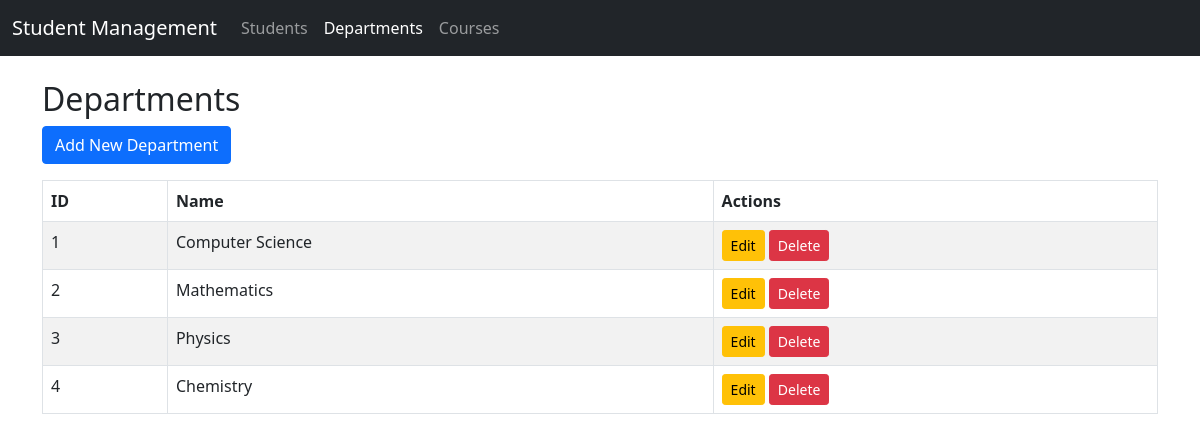
Screenshot of /tp_mvc/index.php?controller=department&action=index with the database file from the repository.
### tables this page shows
CREATE TABLE departments (
    id INT AUTO_INCREMENT PRIMARY KEY,
    name VARCHAR(100) NOT NULL
);

### tp_mvc/controllers/DepartmentController.php (called while the page is built, shortened)
<?php
require_once 'models/Department.php';
class DepartmentController {
    private $department;
    public function __construct() {
        $this->department = new Department();
    }
    public function index() {
        $result = $this->department->getAll();
        include 'views/departments/index.php';
    }
}
?>

### tp_mvc/models/Department.php (called while the page is built, shortened)
<?php
require_once 'config/database.php';
class Department {
    private $conn;
    private $table_name = "departments";
    public function __construct() {
        $database = new Database();
        $this->conn = $database->getConnection();
    }
    public function getAll() {
        $query = "SELECT * FROM " . $this->table_name . " ORDER BY id";
        $result = $this->conn->query($query);
        return $result;
    }
}
?>

### tp_mvc/config/database.php (called while the page is built, shortened)
<?php
class Database {
    private $host = "localhost";
    private $username = "root";
    private $password = "";
    private $database = "tp8dpboc12025";
    public function getConnection() {
        $this->conn = null;
        try {
            $this->conn = new mysqli($this->host, $this->username, $this->password, $this->database);
        } catch (Exception $e) {
            echo "Connection error: " . $e->getMessage();
        }
        return $this->conn;
    }
}
?>

### tp_mvc/views/departments/index.php (the view, shortened to what this page needs)
<?php
include 'views/layouts/header.php';
?>
<h2>Departments</h2>
<div class="mb-3">
    <a href="index.php?controller=department&action=create" class="btn btn-primary">Add New Department</a>
</div>
<table class="table table-bordered table-striped">
    <thead>
        <tr>
            <th>ID</th>
            <th>Name</th>
            <th>Actions</th>
        </tr>
    </thead>
    <tbody>
        <?php if($result->num_rows > 0): ?>
            <?php while($row = $result->fetch_assoc()): ?>
                <tr>
                    <td><?php echo $row['id']; ?></td>
                    <td><?php echo $row['name']; ?></td>
                    <td>
                        <a href="index.php?controller=department&action=edit&id=<?php echo $row['id']; ?>" class="btn btn-sm btn-warning">Edit</a>
                        <a href="index.php?controller=department&action=delete&id=<?php echo $row['id']; ?>" class="btn btn-sm btn-danger" onclick="return confirm('Are you sure you want to delete this department?')">Delete</a>
                    </td>
                </tr>
            <?php endwhile; ?>
        <?php else: ?>
            <tr>
                <td colspan="3" class="text-center">No departments found</td>
            </tr>
        <?php endif; ?>
    </tbody>
</table>
<?php include 'views/layouts/footer.php'; ?>

### rows the page displays
departments: id "1", name "Computer Science"
departments: id "2", name "Mathematics"
departments: id "3", name "Physics"
departments: id "4", name "Chemistry"
